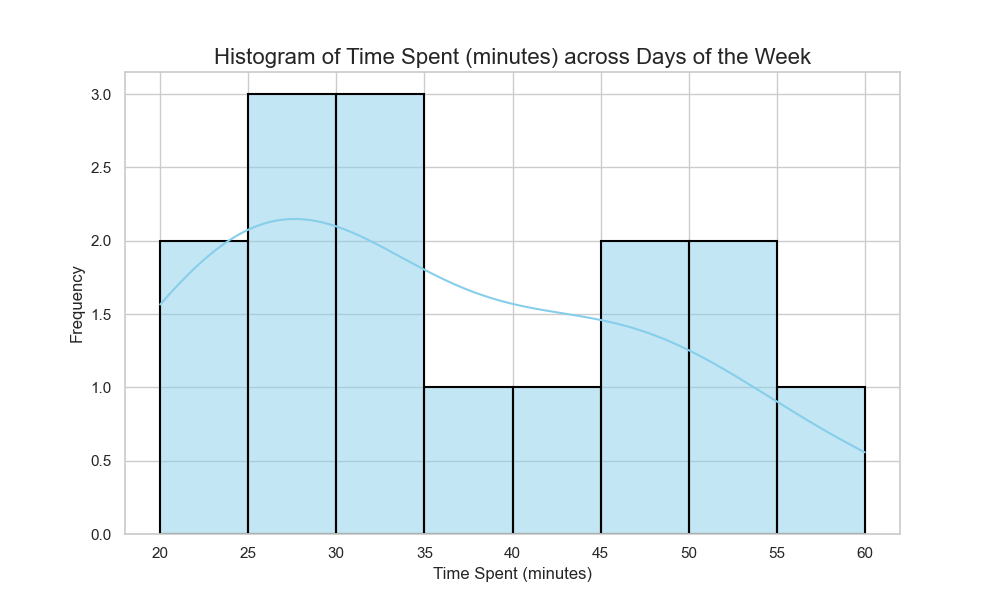

This figure's Python source:

import pandas as pd
import seaborn as sns
import matplotlib.pyplot as plt

# Data as provided
chart_data = [
    {'Day of the Week': 'Monday', ' Time Spent (minutes)': 30},
    {'Day of the Week': 'Monday', ' Time Spent (minutes)': 25},
    {'Day of the Week': 'Monday', ' Time Spent (minutes)': 45},
    {'Day of the Week': 'Tuesday', ' Time Spent (minutes)': 20},
    {'Day of the Week': 'Tuesday', ' Time Spent (minutes)': 35},
    {'Day of the Week': 'Tuesday', ' Time Spent (minutes)': 50},
    {'Day of the Week': 'Wednesday', ' Time Spent (minutes)': 60},
    {'Day of the Week': 'Wednesday', ' Time Spent (minutes)': 25},
    {'Day of the Week': 'Wednesday', ' Time Spent (minutes)': 30},
    {'Day of the Week': 'Thursday', ' Time Spent (minutes)': 50},
    {'Day of the Week': 'Thursday', ' Time Spent (minutes)': 40},
    {'Day of the Week': 'Thursday', ' Time Spent (minutes)': 45},
    {'Day of the Week': 'Friday', ' Time Spent (minutes)': 20},
    {'Day of the Week': 'Friday', ' Time Spent (minutes)': 30},
    {'Day of the Week': 'Friday', ' Time Spent (minutes)': 25}
]

# Turn the list of dictionaries into a DataFrame
df = pd.DataFrame(chart_data)

# Now let's plot a histogram with Seaborn

# Set the aesthetic style of the plots
sns.set_style('whitegrid')

# Initialize the figure
plt.figure(figsize=(10, 6))

# We will create a histogram of the "Time Spent (minutes)" column using Seaborn's histplot
sns.histplot(data=df, x=' Time Spent (minutes)', bins=8, kde=True, color='skyblue',
             edgecolor='black', linewidth=1.5)

# Give titles and labels to the plot
plt.title('Histogram of Time Spent (minutes) across Days of the Week', fontsize=16)
plt.xlabel('Time Spent (minutes)', fontsize=12)
plt.ylabel('Frequency', fontsize=12)

# Show the histogram
plt.show()
